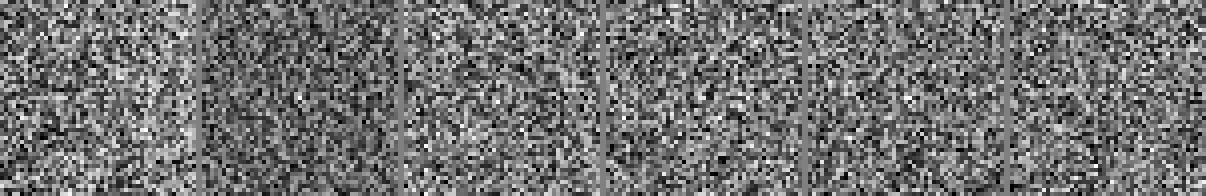
#> input picture images/ssa/ssa_vet/00_2026-04-20_M_101_857mm_300s_c0.png, 1206 x 196 px; its folder holds 4 pictures in this run
$ python ssa_montage.py
#> lines starting #> are read from the running program, lines starting #| are printed output that depends on the picture
import glob, os
from PIL import Image, ImageDraw
fs = sorted(glob.glob('results/ssa_vet/*.png'))
ims = [Image.open(f) for f in fs]
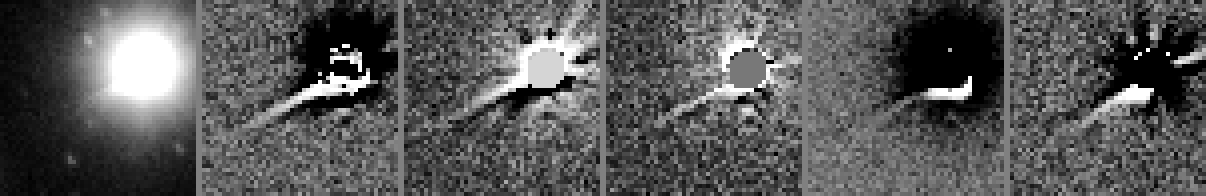
#> input picture images/ssa/ssa_vet/01_2026-05-09_IC_4604_857mm_300s_c0.png, 1206 x 196 px
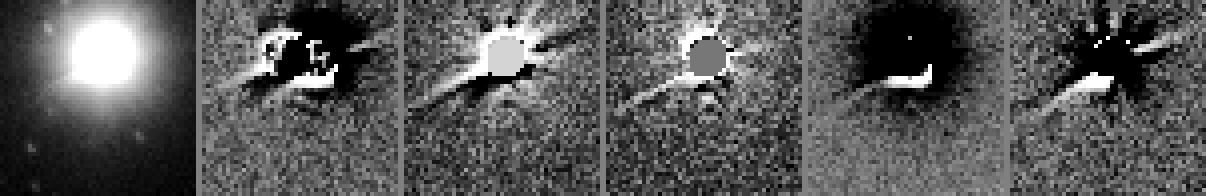
#> input picture images/ssa/ssa_vet/02_2026-05-09_IC_4604_857mm_300s_c0.png, 1206 x 196 px
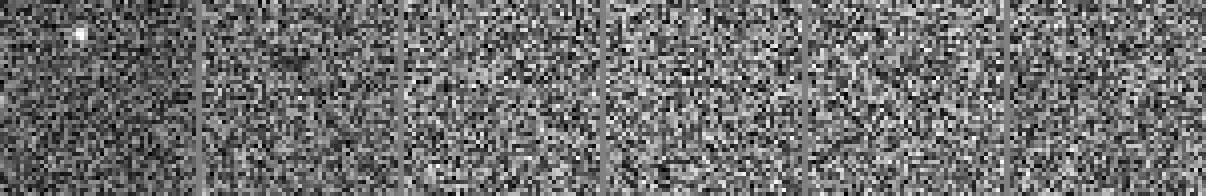
#> input picture images/ssa/ssa_vet/03_2026-05-09_M_44_857mm_60s_c0.png, 1206 x 196 px
#> ims = 4 items
for k in range(0, len(ims), 8):
    grp = ims[k:k + 8]; w = max(i.width for i in grp); h = sum(i.height + 14 for i in grp)
    M = Image.new('L', (w, h), 0); y = 0; d = ImageDraw.Draw(M)
    for f, i in zip(fs[k:k + 8], grp):
        d.text((2, y), os.path.basename(f)[:60], fill=255); M.paste(i, (0, y + 14)); y += i.height + 14
    M.save(f'results/ssa_vet_montage_{k // 8}.png')
#> this loop made 1 pass
#> (w, h) on pass 1: (1206, 840)
#> pass 1, `M.save(f'results/ssa_vet_montage_{k // 8}.png')`:
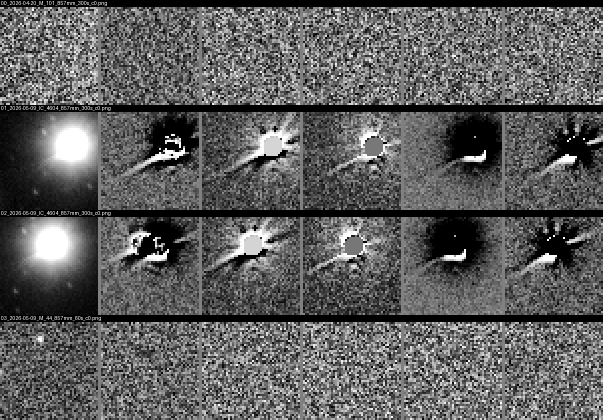
#> saved as ssa_vet_montage_0.png: PIL image 1206x840 L (shown at 1/2 size); min 0, max 255, mean 94.1
#> i is the input picture: PIL image 1206x196 L; min 0, max 255, mean 111.2
print(len(fs))
